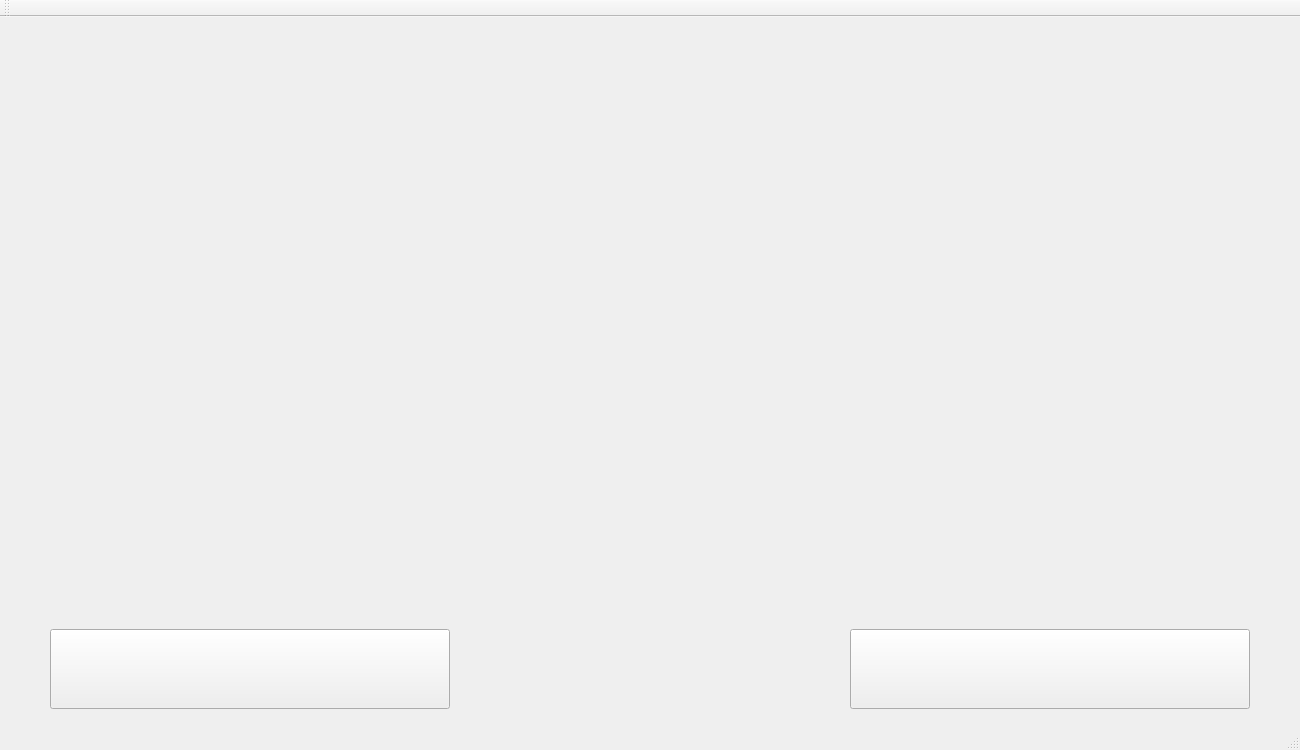
<?xml version="1.0" encoding="UTF-8"?>
<ui version="4.0">
 <class>Rhythm_GameClass</class>
 <widget class="QMainWindow" name="Rhythm_GameClass">
  <property name="geometry">
   <rect>
    <x>0</x>
    <y>0</y>
    <width>1300</width>
    <height>750</height>
   </rect>
  </property>
  <property name="windowTitle">
   <string>Rhythm_Game</string>
  </property>
  <widget class="QWidget" name="centralWidget">
   <widget class="QStackedWidget" name="stacked_widget">
    <property name="geometry">
     <rect>
      <x>0</x>
      <y>12</y>
      <width>1280</width>
      <height>720</height>
     </rect>
    </property>
    <property name="currentIndex">
     <number>1</number>
    </property>
    <widget class="QWidget" name="intro_widget">
     <widget class="QGraphicsView" name="intro_video">
      <property name="geometry">
       <rect>
        <x>0</x>
        <y>12</y>
        <width>1280</width>
        <height>720</height>
       </rect>
      </property>
     </widget>
     <widget class="QLabel" name="label">
      <property name="geometry">
       <rect>
        <x>0</x>
        <y>12</y>
        <width>1280</width>
        <height>720</height>
       </rect>
      </property>
      <property name="text">
       <string/>
      </property>
     </widget>
    </widget>
    <widget class="QWidget" name="main_widget">
     <widget class="QPushButton" name="start_button">
      <property name="geometry">
       <rect>
        <x>50</x>
        <y>600</y>
        <width>400</width>
        <height>80</height>
       </rect>
      </property>
      <property name="styleSheet">
       <string notr="true">background-image: url(C:\image/startButtonBasic.png);</string>
      </property>
      <property name="text">
       <string/>
      </property>
     </widget>
     <widget class="QPushButton" name="quit_button">
      <property name="geometry">
       <rect>
        <x>850</x>
        <y>600</y>
        <width>400</width>
        <height>80</height>
       </rect>
      </property>
      <property name="styleSheet">
       <string notr="true">background-image: url(C:\image/quitButtonBasic.png);</string>
      </property>
      <property name="text">
       <string/>
      </property>
     </widget>
     <widget class="QLabel" name="camera">
      <property name="geometry">
       <rect>
        <x>0</x>
        <y>12</y>
        <width>1280</width>
        <height>720</height>
       </rect>
      </property>
      <property name="text">
       <string/>
      </property>
     </widget>
     <zorder>camera</zorder>
     <zorder>start_button</zorder>
     <zorder>quit_button</zorder>
    </widget>
    <widget class="QWidget" name="stage_widget">
     <widget class="QPushButton" name="left_button">
      <property name="geometry">
       <rect>
        <x>50</x>
        <y>280</y>
        <width>151</width>
        <height>400</height>
       </rect>
      </property>
      <property name="styleSheet">
       <string notr="true">background-image: url(C:\image/leftButtonBasic.png);</string>
      </property>
      <property name="text">
       <string/>
      </property>
     </widget>
     <widget class="QPushButton" name="right_button">
      <property name="geometry">
       <rect>
        <x>1090</x>
        <y>280</y>
        <width>150</width>
        <height>400</height>
       </rect>
      </property>
      <property name="styleSheet">
       <string notr="true">background-image: url(C:\image/rightButtonBasic.png);</string>
      </property>
      <property name="text">
       <string/>
      </property>
     </widget>
     <widget class="QPushButton" name="stage_1">
      <property name="geometry">
       <rect>
        <x>520</x>
        <y>350</y>
        <width>300</width>
        <height>250</height>
       </rect>
      </property>
      <property name="styleSheet">
       <string notr="true">background-image: url(C:\image/stage1.png);</string>
      </property>
      <property name="text">
       <string/>
      </property>
     </widget>
     <widget class="QPushButton" name="stage_2">
      <property name="geometry">
       <rect>
        <x>520</x>
        <y>350</y>
        <width>300</width>
        <height>250</height>
       </rect>
      </property>
      <property name="styleSheet">
       <string notr="true">background-image: url(C:\image/stage2.png);</string>
      </property>
      <property name="text">
       <string/>
      </property>
     </widget>
     <widget class="QPushButton" name="stage_3">
      <property name="geometry">
       <rect>
        <x>520</x>
        <y>350</y>
        <width>300</width>
        <height>250</height>
       </rect>
      </property>
      <property name="styleSheet">
       <string notr="true">background-image: url(C:\image/stage3.png);</string>
      </property>
      <property name="text">
       <string/>
      </property>
     </widget>
     <widget class="QLabel" name="camera_2">
      <property name="geometry">
       <rect>
        <x>0</x>
        <y>12</y>
        <width>1280</width>
        <height>720</height>
       </rect>
      </property>
      <property name="text">
       <string/>
      </property>
     </widget>
     <zorder>camera_2</zorder>
     <zorder>left_button</zorder>
     <zorder>right_button</zorder>
     <zorder>stage_2</zorder>
     <zorder>stage_3</zorder>
     <zorder>stage_1</zorder>
    </widget>
    <widget class="QWidget" name="video_widget">
     <widget class="QGraphicsView" name="video">
      <property name="geometry">
       <rect>
        <x>0</x>
        <y>12</y>
        <width>1280</width>
        <height>720</height>
       </rect>
      </property>
     </widget>
     <widget class="QPushButton" name="next_button">
      <property name="geometry">
       <rect>
        <x>1170</x>
        <y>620</y>
        <width>60</width>
        <height>60</height>
       </rect>
      </property>
      <property name="styleSheet">
       <string notr="true">background-image: url(C:\image/next_button.png);</string>
      </property>
      <property name="text">
       <string/>
      </property>
     </widget>
    </widget>
    <widget class="QWidget" name="play_widget">
     <widget class="QPushButton" name="apple">
      <property name="geometry">
       <rect>
        <x>1020</x>
        <y>420</y>
        <width>200</width>
        <height>200</height>
       </rect>
      </property>
      <property name="styleSheet">
       <string notr="true">background-image : url(C:\image/apple.png)</string>
      </property>
      <property name="text">
       <string/>
      </property>
     </widget>
     <widget class="QPushButton" name="bus">
      <property name="geometry">
       <rect>
        <x>330</x>
        <y>120</y>
        <width>200</width>
        <height>200</height>
       </rect>
      </property>
      <property name="styleSheet">
       <string notr="true">background-image : url(C:\image/bus.png)</string>
      </property>
      <property name="text">
       <string/>
      </property>
     </widget>
     <widget class="QPushButton" name="cat">
      <property name="geometry">
       <rect>
        <x>730</x>
        <y>120</y>
        <width>200</width>
        <height>200</height>
       </rect>
      </property>
      <property name="styleSheet">
       <string notr="true">background-image : url(C:\image/cat.png)</string>
      </property>
      <property name="text">
       <string/>
      </property>
     </widget>
     <widget class="QPushButton" name="duck">
      <property name="geometry">
       <rect>
        <x>50</x>
        <y>420</y>
        <width>200</width>
        <height>200</height>
       </rect>
      </property>
      <property name="styleSheet">
       <string notr="true">background-image : url(C:\image/duck.png)</string>
      </property>
      <property name="text">
       <string/>
      </property>
     </widget>
     <widget class="QLabel" name="camera_3">
      <property name="geometry">
       <rect>
        <x>0</x>
        <y>12</y>
        <width>1280</width>
        <height>720</height>
       </rect>
      </property>
      <property name="text">
       <string/>
      </property>
     </widget>
     <zorder>camera_3</zorder>
     <zorder>apple</zorder>
     <zorder>bus</zorder>
     <zorder>cat</zorder>
     <zorder>duck</zorder>
    </widget>
    <widget class="QWidget" name="result_widget">
     <widget class="QLabel" name="great">
      <property name="geometry">
       <rect>
        <x>140</x>
        <y>60</y>
        <width>500</width>
        <height>600</height>
       </rect>
      </property>
      <property name="styleSheet">
       <string notr="true">background-image : url(C:\image/great.png)</string>
      </property>
      <property name="text">
       <string/>
      </property>
     </widget>
     <widget class="QLabel" name="fail">
      <property name="geometry">
       <rect>
        <x>140</x>
        <y>60</y>
        <width>500</width>
        <height>600</height>
       </rect>
      </property>
      <property name="styleSheet">
       <string notr="true">background-image : url(C:\image/fail.png)</string>
      </property>
      <property name="text">
       <string/>
      </property>
     </widget>
     <widget class="QPushButton" name="return_main">
      <property name="geometry">
       <rect>
        <x>720</x>
        <y>260</y>
        <width>450</width>
        <height>100</height>
       </rect>
      </property>
      <property name="styleSheet">
       <string notr="true">background-image : url(C:\image/mainButtonBasic.png)</string>
      </property>
      <property name="text">
       <string/>
      </property>
     </widget>
     <widget class="QPushButton" name="quit_button_2">
      <property name="geometry">
       <rect>
        <x>750</x>
        <y>430</y>
        <width>400</width>
        <height>80</height>
       </rect>
      </property>
      <property name="styleSheet">
       <string notr="true">background-image : url(C:\image/quitButtonBasic.png)</string>
      </property>
      <property name="text">
       <string/>
      </property>
     </widget>
     <widget class="QLabel" name="camera_4">
      <property name="geometry">
       <rect>
        <x>0</x>
        <y>12</y>
        <width>1280</width>
        <height>720</height>
       </rect>
      </property>
      <property name="text">
       <string/>
      </property>
     </widget>
     <zorder>camera_4</zorder>
     <zorder>fail</zorder>
     <zorder>return_main</zorder>
     <zorder>quit_button_2</zorder>
     <zorder>great</zorder>
    </widget>
   </widget>
  </widget>
  <widget class="QToolBar" name="mainToolBar">
   <attribute name="toolBarArea">
    <enum>TopToolBarArea</enum>
   </attribute>
   <attribute name="toolBarBreak">
    <bool>false</bool>
   </attribute>
  </widget>
  <widget class="QStatusBar" name="statusBar"/>
 </widget>
 <layoutdefault spacing="6" margin="11"/>
 <resources>
  <include location="rhythm_game.qrc"/>
 </resources>
 <connections>
  <connection>
   <sender>start_button</sender>
   <signal>clicked()</signal>
   <receiver>Rhythm_GameClass</receiver>
   <slot>enter_stage()</slot>
   <hints>
    <hint type="sourcelabel">
     <x>249</x>
     <y>663</y>
    </hint>
    <hint type="destinationlabel">
     <x>649</x>
     <y>374</y>
    </hint>
   </hints>
  </connection>
  <connection>
   <sender>quit_button</sender>
   <signal>clicked()</signal>
   <receiver>Rhythm_GameClass</receiver>
   <slot>exit_game()</slot>
   <hints>
    <hint type="sourcelabel">
     <x>1049</x>
     <y>663</y>
    </hint>
    <hint type="destinationlabel">
     <x>649</x>
     <y>374</y>
    </hint>
   </hints>
  </connection>
  <connection>
   <sender>right_button</sender>
   <signal>clicked()</signal>
   <receiver>Rhythm_GameClass</receiver>
   <slot>change_next_stage()</slot>
   <hints>
    <hint type="sourcelabel">
     <x>1164</x>
     <y>503</y>
    </hint>
    <hint type="destinationlabel">
     <x>649</x>
     <y>374</y>
    </hint>
   </hints>
  </connection>
  <connection>
   <sender>left_button</sender>
   <signal>clicked()</signal>
   <receiver>Rhythm_GameClass</receiver>
   <slot>change_before_stage()</slot>
   <hints>
    <hint type="sourcelabel">
     <x>125</x>
     <y>503</y>
    </hint>
    <hint type="destinationlabel">
     <x>649</x>
     <y>374</y>
    </hint>
   </hints>
  </connection>
  <connection>
   <sender>stage_1</sender>
   <signal>clicked()</signal>
   <receiver>Rhythm_GameClass</receiver>
   <slot>play_video()</slot>
   <hints>
    <hint type="sourcelabel">
     <x>669</x>
     <y>498</y>
    </hint>
    <hint type="destinationlabel">
     <x>649</x>
     <y>374</y>
    </hint>
   </hints>
  </connection>
  <connection>
   <sender>stage_2</sender>
   <signal>clicked()</signal>
   <receiver>Rhythm_GameClass</receiver>
   <slot>play_video()</slot>
   <hints>
    <hint type="sourcelabel">
     <x>669</x>
     <y>498</y>
    </hint>
    <hint type="destinationlabel">
     <x>649</x>
     <y>374</y>
    </hint>
   </hints>
  </connection>
  <connection>
   <sender>stage_3</sender>
   <signal>clicked()</signal>
   <receiver>Rhythm_GameClass</receiver>
   <slot>play_video()</slot>
   <hints>
    <hint type="sourcelabel">
     <x>669</x>
     <y>498</y>
    </hint>
    <hint type="destinationlabel">
     <x>649</x>
     <y>374</y>
    </hint>
   </hints>
  </connection>
  <connection>
   <sender>return_main</sender>
   <signal>clicked()</signal>
   <receiver>Rhythm_GameClass</receiver>
   <slot>enter_stage()</slot>
   <hints>
    <hint type="sourcelabel">
     <x>944</x>
     <y>333</y>
    </hint>
    <hint type="destinationlabel">
     <x>648</x>
     <y>374</y>
    </hint>
   </hints>
  </connection>
  <connection>
   <sender>quit_button_2</sender>
   <signal>clicked()</signal>
   <receiver>Rhythm_GameClass</receiver>
   <slot>exit_game()</slot>
   <hints>
    <hint type="sourcelabel">
     <x>949</x>
     <y>493</y>
    </hint>
    <hint type="destinationlabel">
     <x>649</x>
     <y>374</y>
    </hint>
   </hints>
  </connection>
  <connection>
   <sender>next_button</sender>
   <signal>clicked()</signal>
   <receiver>Rhythm_GameClass</receiver>
   <slot>play_game()</slot>
   <hints>
    <hint type="sourcelabel">
     <x>1199</x>
     <y>673</y>
    </hint>
    <hint type="destinationlabel">
     <x>649</x>
     <y>374</y>
    </hint>
   </hints>
  </connection>
  <connection>
   <sender>bus</sender>
   <signal>clicked()</signal>
   <receiver>Rhythm_GameClass</receiver>
   <slot>check_answer()</slot>
   <hints>
    <hint type="sourcelabel">
     <x>489</x>
     <y>193</y>
    </hint>
    <hint type="destinationlabel">
     <x>649</x>
     <y>374</y>
    </hint>
   </hints>
  </connection>
  <connection>
   <sender>cat</sender>
   <signal>clicked()</signal>
   <receiver>Rhythm_GameClass</receiver>
   <slot>check_answer()</slot>
   <hints>
    <hint type="sourcelabel">
     <x>809</x>
     <y>193</y>
    </hint>
    <hint type="destinationlabel">
     <x>649</x>
     <y>374</y>
    </hint>
   </hints>
  </connection>
  <connection>
   <sender>duck</sender>
   <signal>clicked()</signal>
   <receiver>Rhythm_GameClass</receiver>
   <slot>check_answer()</slot>
   <hints>
    <hint type="sourcelabel">
     <x>249</x>
     <y>444</y>
    </hint>
    <hint type="destinationlabel">
     <x>649</x>
     <y>374</y>
    </hint>
   </hints>
  </connection>
  <connection>
   <sender>apple</sender>
   <signal>clicked()</signal>
   <receiver>Rhythm_GameClass</receiver>
   <slot>check_answer()</slot>
   <hints>
    <hint type="sourcelabel">
     <x>1020</x>
     <y>444</y>
    </hint>
    <hint type="destinationlabel">
     <x>649</x>
     <y>374</y>
    </hint>
   </hints>
  </connection>
 </connections>
 <slots>
  <slot>enter_stage()</slot>
  <slot>exit_game()</slot>
  <slot>change_next_stage()</slot>
  <slot>play_video()</slot>
  <slot>change_before_stage()</slot>
  <slot>play_game()</slot>
  <slot>return_main()</slot>
  <slot>next_stage()</slot>
  <slot>result()</slot>
  <slot>check_answer()</slot>
  <slot>return_stage()</slot>
 </slots>
</ui>
